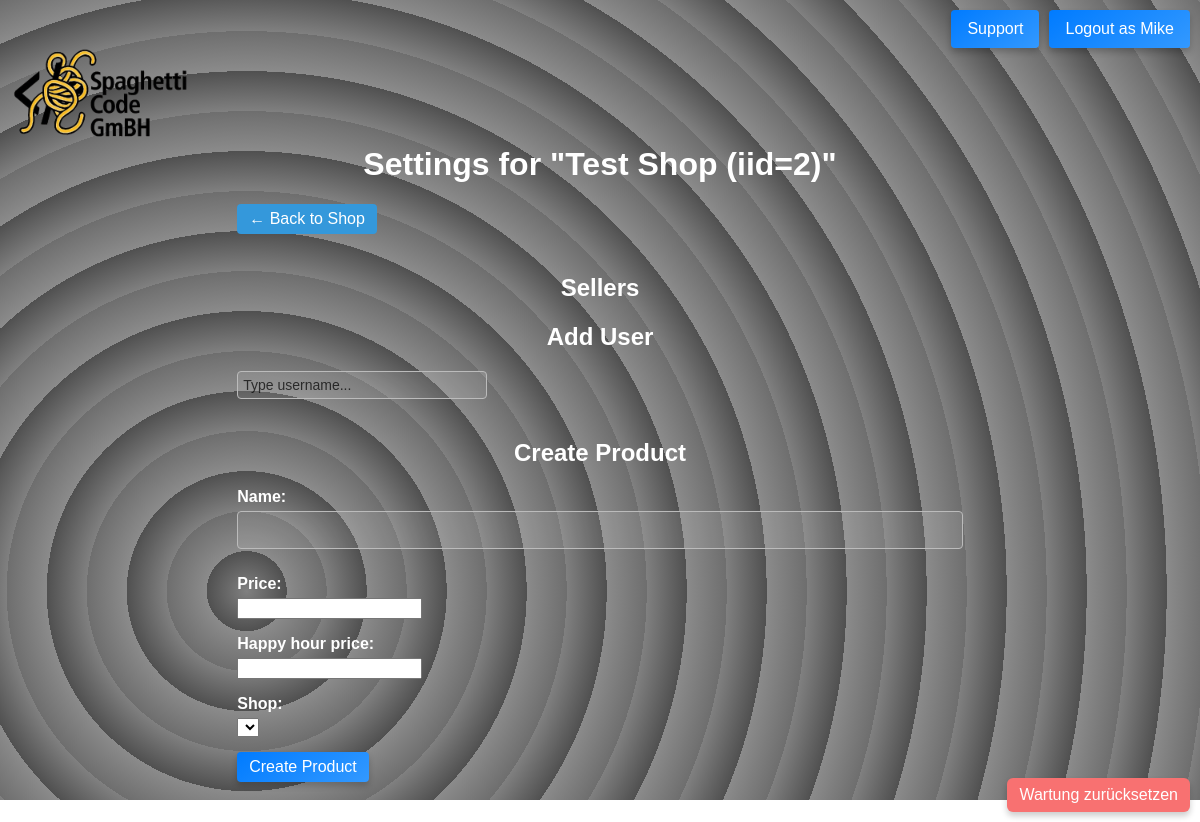
The page /Shop/5/settings/ (signed in) on the database as committed earlier.
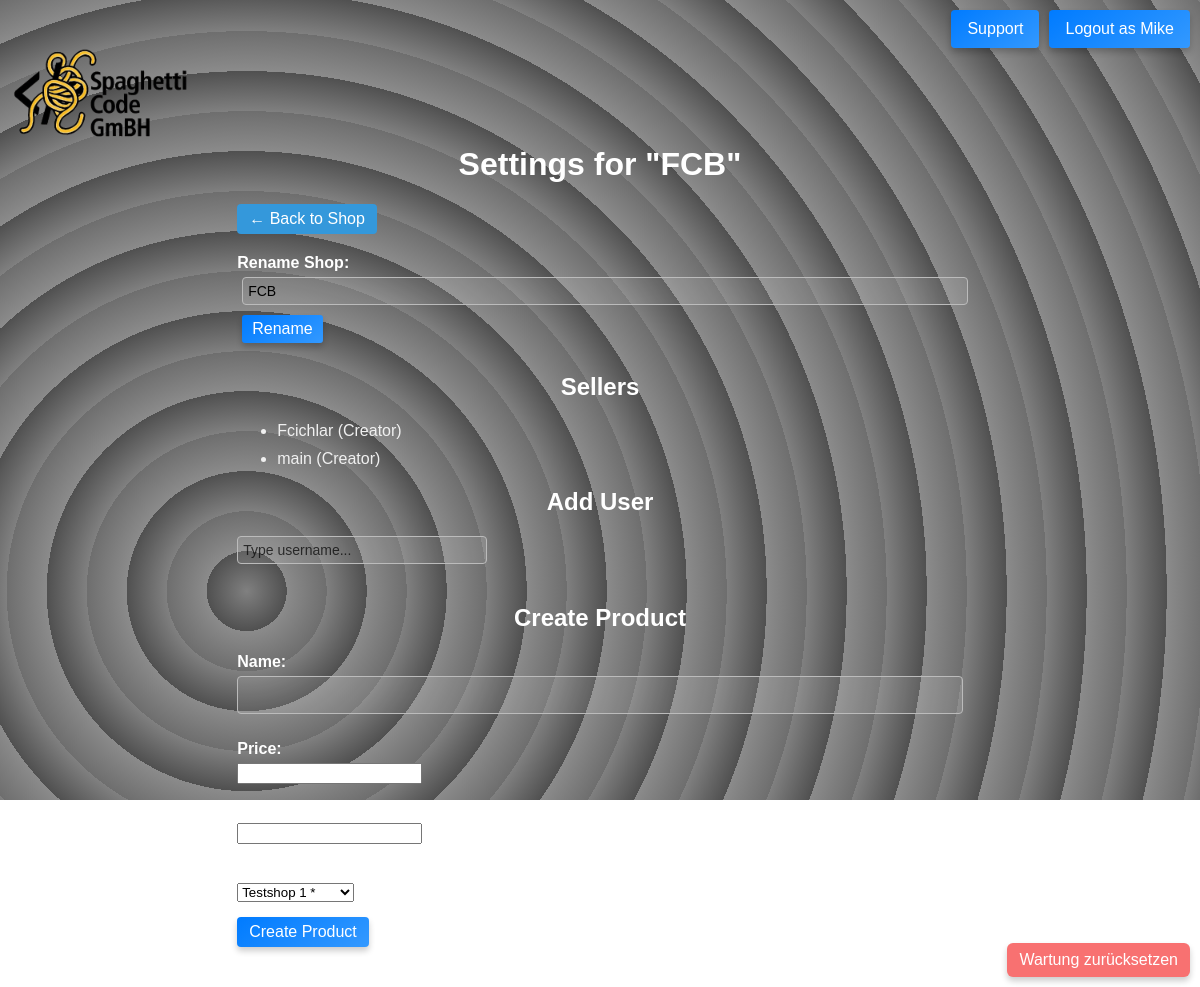
The same page on the database as committed later.
### main/models.py (models this page shows, shortened)
class Shop(models.Model):
    name = models.CharField(max_length=50)
    old_sellers = models.ManyToManyField(User, related_name='shops')
    sellers = models.ManyToManyField(User, related_name='new_shops', blank=True, through='ShopUser')
    activated = models.BooleanField(default=False)

class ShopUser(models.Model):
    user = models.ForeignKey(User, on_delete=models.CASCADE)
    shop = models.ForeignKey(Shop, on_delete=models.CASCADE)
    level = models.IntegerField(default=1)  # 0 = Locked | 1 = Seller | 2 = Manager | 3 = Creator
    class Meta:
        unique_together = ("user", "shop")
        db_table = "main_shopuser"

### main/views.py (the view, shortened to what this page needs)
# urls.py: path("Shop/<shop_id>/settings/", ShopSettings, name="ShopSettings"),
def ShopSettings(request, shop_id):
    id = shop_id
    shop = get_object_or_404(Shop, id=id)
    actor_level = get_actor_level(request.user, shop)
    shop_users = ShopUser.objects.filter(shop=shop)
    if request.method == 'POST' and 'create_product' in request.POST:
        form = ProductAddForm(request.user, request.POST)
        if form.is_valid():
            form.save()
            messages.success(request, 'Product created successfully!')
            return redirect('ShopSettings', shop_id=shop.id)
    else:
        form = ProductAddForm(request.user)
    for su in shop_users:
        su.level_name = LEVELS.get(su.level, "Unknown")
        su.allowed_levels = [(lvl, name) for lvl, name in LEVELS.items() if lvl <= actor_level]
    context = {
        'shop': shop,
        'shop_users': shop_users,
        'actor_level': actor_level,
        'form': form,
    }
    return render(request, 'shop_settings.html', context)

### main/forms.py
class ProductAddForm(forms.ModelForm):
    class Meta:
        model = Product
        fields = ['name', 'price', 'happy_hour_price', 'shop']
    def __init__(self, user, *args, **kwargs):
        super().__init__(*args, **kwargs)
        if user.is_superuser:
            queryset = Shop.objects.all()
        else:
            queryset = Shop.objects.filter(sellers=user)
        choices = []
        for shop in queryset:
            label = shop.name
            if user.is_superuser and user not in shop.sellers.all():
                label += ' *'
            choices.append((shop.id, label))
        self.fields['shop'].choices = choices

### main/views.py (called while the page is built)
def get_actor_level(user, shop):
    if user.is_superuser:
        return 3  # Creator
    su = ShopUser.objects.filter(shop=shop, user=user).first()
    if su:
        return su.level
    return 0  # Locked / no access

### main/templates/shop_settings.html (shortened to what this page needs)
{% extends "base.html" %}
{% block content %}
<div class="container" style="width: 66%; margin: 0 auto; padding: 20px; box-sizing: border-box;">
    <h1>Settings for "{{ shop.name }}"</h1>
    <a href="{% url 'Shop' id=shop.id %}" style="display:inline-block; margin-bottom:20px; text-decoration:none; padding:6px 12px; background-color:#3498db; color:white; border-radius:4px;">← Back to Shop</a>
    {% if actor_level == 3 %}
    <form method="post" style="margin-bottom:30px;">
        <label for="shop_name">Rename Shop:</label>
        <input type="text" id="shop_name" name="shop_name" value="{{ shop.name }}" style="padding:5px; margin-left:5px;">
        <button type="submit" style="padding:5px 10px; margin-left:5px; background-color:#2ecc71; color:white; border:none; border-radius:3px;">Rename</button>
    </form>
    {% endif %}
    <h2>Sellers</h2>
    <ul>
        {% for su in shop_users %}
        <li style="margin-bottom:10px;">
            {{ su.user.username }} ({{ su.level_name }})
        </li>
        {% endfor %}
    </ul>
        <h2>Add User</h2>
    <div style="position: relative; margin-bottom:30px;">
        <input type="text" id="user-search" placeholder="Type username..." style="padding:5px; width:250px;">
    </div>
    <h2>Create Product</h2>
    <form method="post" style="margin-top:20px;">
        {{ form.as_p }}
        <button type="submit" style="padding:6px 12px; background-color:#2ecc71; color:white; border:none; border-radius:4px;">Create Product</button>
    </form>
</div>
{% endblock %}

### main/templates/base.html (shortened to what this page needs)
{% load static %}
<!DOCTYPE html>
<html lang="en">
<head>
</head>
<body>
<div id="animated-background"></div>
<div id="logo-container">
    <a href="/"><img src="{% static 'main/logo.png' %}" alt="Logo"></a>
</div>
<div id="content">
    <div id="auth-buttons">
        {% if user.is_authenticated %}
            <a href="/help"><button type="button">Support</button></a>
            <form method="post" action="{% url 'logout' %}">
                <button type="submit">Logout as {{ user.username }}</button>
            </form>
        {% else %}
            <button type="button" onclick="window.location.href='{% url 'login' %}'">Login</button>
            <button type="button" onclick="window.location.href='{% url 'signup' %}'">Signup</button>
        {% endif %}
        {% if request.session.maintenance_bypass %}
<div style="position: fixed; bottom: 10px; right: 10px; z-index: 999;">
    <form method="post" action="{% url 'maintenance-page' %}">
        <button type="submit" style="background:#f87171;color:white;padding:8px 12px;border:none;border-radius:6px;">
            Wartung zurücksetzen
        </button>
    </form>
</div>
{% endif %}
    </div>
    {% block content %}{% endblock content %}
</div>
</body>
</html>

### main/templates/base.html (style rules this page uses)
body, html { margin: 0; padding: 0; height: 100%; font-family: Arial, sans-serif; color: #f0f0f0; }
#animated-background { position: fixed; top: 0; left: 0; width: 100vw; height: 100vh; z-index: -1; background: repeating-radial-gradient( circle at 50% 50%, #808080, #505050 40px, #8b8b8b 40px, #6e6e6e 80px ); }
#content { position: relative; z-index: 0; padding: 0px 20px 20px 20px; top: -100px; }
h1, h2, h3, h4, h5, h6 { margin-bottom: 20px; line-height: 1.2; text-align: center; }
p { margin-bottom: 15px; }
label { display: block; margin-bottom: 5px; font-weight: bold; }
input[type="text"], input[type="email"], input[type="password"], textarea { width: 100%; padding: 10px; margin-bottom: 10px; border: 1px solid #bbb; border-radius: 4px; box-sizing: border-box; font-size: 14px; background-color: rgba(255,255,255,0.1); color: #fff; }
button, input[type="submit"] { background: linear-gradient(145deg, #007bff, #3399ff); color: #fff; border: none; padding: 10px 16px; cursor: pointer; border-radius: 4px; font-size: 16px; transition: all 0.3s ease; box-shadow: 0 4px 6px rgba(0,0,0,0.2); }
#auth-buttons { position: fixed; top: 10px; right: 10px; display: flex; gap: 10px; z-index: 10; }
#logo-container img { height: 200px; }

Rows that differ between the two databases and show on the page:
changed Shop: name "Test Shop (iid=2)" → "FCB"; shop_name (not shown) → "FCB"
added ShopUser: user.username "Fcichlar", level_name "Creator"
added ShopUser: user.username "main", level_name "Creator"
Other text that changed with them:
form field shop: (not shown) → "Testshop 1 *"
text no longer shown: "Name: Price: Happy hour price: Shop:"
text now shown: "Rename Shop: Rename Name: Price:"
